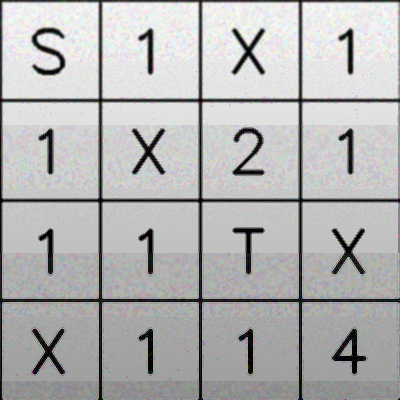
#> input picture assets/dirty_maze.png, 400 x 400 px, found by its file name
$ python read_image2.py
#> lines starting #> are read from the running program, lines starting #| are printed output that depends on the picture; after the words box and inside, x2 and y2 are one past the last pixel; in counts of white or black regions, pixels touching at a corner belong together
#> further down, image is the input picture: shape (400, 400, 3); mean B, G, R 179.4, 179.4, 179.5
### src/utils.py
# Funzione per plot corretto delle immagini
import cv2
import numpy as np
from matplotlib import pyplot as plt
import math

# [8 lines left out: function plotImage, not called in this run]

def show_pipeline(images_with_titles, cols=10):
    """
    Mostra una lista di tuple (immagine, titolo) in una griglia dinamica.
    cols: numero di immagini per riga (10 è perfetto per il tuo labirinto)
    """
    n = len(images_with_titles)
    if n == 0:
        return

    # Calcola il numero di righe necessarie (arrotondamento per eccesso)
    rows = math.ceil(n / cols)

    # Crea la figura dinamicamente. Moltiplichiamo per 2 o 3 pollici a cella
    # per avere una finestra sufficientemente grande.
    fig, axes = plt.subplots(rows, cols, figsize=(cols * 2, rows * 2))

    # Matplotlib restituisce 'axes' in formati diversi a seconda delle dimensioni.
    # .flatten() lo trasforma in un array 1D comodo da iterare.
    if n == 1:
        axes = [axes]
    elif rows > 1 or cols > 1:
        axes = axes.flatten()

    for i, ax in enumerate(axes):
        if i < n:
            img, title = images_with_titles[i]

            # Matplotlib vuole RGB, OpenCV usa BGR. Se l'immagine è a colori, convertiamo.
            # Se è scala di grigi (2 dimensioni), usiamo cmap='gray'
            if len(img.shape) == 2:
                ax.imshow(img, cmap='gray')
            else:
                ax.imshow(cv2.cvtColor(img, cv2.COLOR_BGR2RGB))

            ax.set_title(title, fontsize=8)

        # Nascondiamo le coordinate (numeri sugli assi) per non fare confusione
        ax.axis('off')

    # Compatta il layout per evitare che i titoli si sovrappongano alle foto
    plt.tight_layout()
    plt.show()


def orderPoints(points):
    points = points.reshape((4, 2))
    rect = np.zeros((4,2), dtype="float32")

    sum = np.sum(points, axis=1)
    rect[0] = points[np.argmin(sum)] # Top-left
    rect[2] = points[np.argmax(sum)] # Bottom-Right

    diff = np.diff(points, axis=1)
    rect[1] = points[np.argmin(diff)] # Top-Right
    rect[3] = points[np.argmax(diff)] # Bottom-Left

    return rect

def sort_contours(contours):
    """
    Ordina i contorni (Top-Bottom, poi Left-Right) senza conoscere
    il numero di colonne a priori.
    """
    # 1. Calcoliamo i Bounding Box per tutti
    # box = (x, y, w, h)
    boxes = [cv2.boundingRect(c) for c in contours]

    # 2. Uniamo contorni e box e ordiniamo TUTTO per Y (Alto -> Basso)
    #    Questo ci serve per processarli riga per riga
    zipped = list(zip(contours, boxes))
    zipped.sort(key=lambda b: b[1][1]) # b[1][1] è la coordinata Y

    if not zipped:
        return []

    final_contours = []

    # Inizializziamo la prima riga col primo elemento
    current_row = [zipped[0]]

    # Usiamo l'altezza del primo elemento come riferimento per la tolleranza
    # Se un elemento è più in basso di "mezza cella", è una nuova riga
    first_h = zipped[0][1][3]
    y_threshold = first_h // 2

    # 3. Loop intelligente
    for i in range(1, len(zipped)):
        current_cnt, current_box = zipped[i]
        prev_cnt, prev_box = zipped[i-1]

        current_y = current_box[1]
        prev_y = prev_box[1] # Y dell'elemento precedente nel sorting

        # LOGICA: Se la differenza di altezza tra questo e il precedente è piccola...
        if abs(current_y - prev_y) < y_threshold:
            # ... siamo ancora sulla stessa riga!
            current_row.append((current_cnt, current_box))
        else:
            # ... differenza troppo grande! È iniziata una NUOVA RIGA.

            # A. Chiudiamo la riga vecchia: la ordiniamo per X (Left -> Right)
            current_row.sort(key=lambda b: b[1][0])

            # B. Salviamo i contorni ordinati nella lista finale
            for item in current_row:
                final_contours.append(item[0])

            # C. Ricominciamo una nuova riga col contorno corrente
            current_row = [(current_cnt, current_box)]

    # 4. GESTIONE DELL'ULTIMA RIGA (che rimane fuori dal ciclo)
    current_row.sort(key=lambda b: b[1][0])
    for item in current_row:
        final_contours.append(item[0])

    return final_contours

### src/classifier.py
import numpy as np
import keras
import os

_model_path = 'assets/model.keras'

EMNIST_MAP = {
    0: '1',
    1: '2',
    2: '3',
    3: '4',
    4: 'S',
    5: 'T',
    6: 'X'
}

_model: keras.Model = None

# Carico il modello una sola volta per ottimizzare
def load():
    global _model, _model_path
    if _model is None:
        _model = keras.models.load_model(_model_path)
    return _model


def predict(image: np.ndarray):
    model = load()

    # Preparo l'immagine (reshape per ridimensionarla e converto da 0-255 a 0-1)
    image = image.reshape(1, 28, 28)
    image = image.astype('float32') / 255

    prediction = model.predict(image, verbose=0) # ottengo tutte le predizioni
    best_index = np.argmax(prediction)
    char = EMNIST_MAP.get(best_index, '?')

    return char

### src/read_image2.py
import cv2
import numpy as np
from matplotlib import pyplot as plt
from utils import plotImage, show_pipeline, orderPoints, sort_contours
from classifier import predict # Assumo che la tua funzione si chiami così o "predict"

image_path = "assets/dirty_maze.png"

def getBinaryImage(image):
    """
    FASE 1: PREPARAZIONE GLOBALE
    L'obiettivo qui è solo evidenziare i contorni della griglia per poterli trovare.
    Non ci preoccupiamo ancora del contenuto delle celle.
    """
    # plotImage(image, "Immagine originale")

    # 1. Scala di grigi (essenziale per l'analisi)
    gray_image = cv2.cvtColor(image, cv2.COLOR_BGR2GRAY)
    # plotImage(gray_image, "Scala di grigi")

    # 2. Rimozione rumore (Blur)
    blur = cv2.GaussianBlur(gray_image, (9, 9), 0) # Ho ridotto leggermente il kernel da 19 a 9 per non perdere dettagli angolari
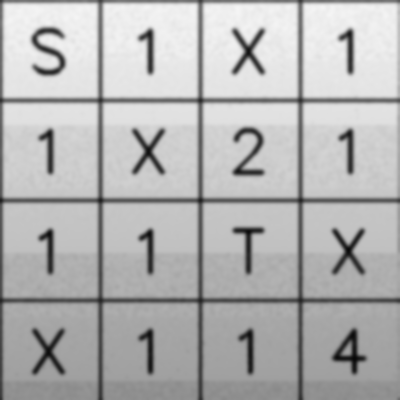
#> blur: shape (400, 400); min 7, max 245, mean 179.6

    # 3. Threshold Adattivo (Ottimo per trovare linee in condizioni di luce variabile)
    # Uso GAUSSIAN_C perché gestisce meglio le ombre rispetto a MEAN_C
    thresh = cv2.adaptiveThreshold(blur, 255, cv2.ADAPTIVE_THRESH_GAUSSIAN_C,
                                   cv2.THRESH_BINARY_INV, blockSize=11, C=2)
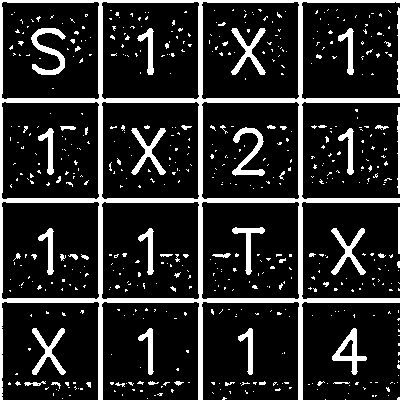
#> thresh: shape (400, 400); 15.2% white; 581 white regions (529 under 20 px), largest, box (x1, y1, x2, y2) and area: (0, 0, 400, 400) 13755, (31, 28, 66, 75) 625, (232, 127, 265, 176) 561
    # plotImage(thresh, "Threshold Adattivo")

    # 4. "Chiusura" dei buchi (Morphology Close)
    # Serve a unire linee spezzate della griglia
    kernel = np.ones((5,5), np.uint8)
    thresh_morph = cv2.morphologyEx(thresh, cv2.MORPH_CLOSE, kernel)
#> thresh_morph: shape (400, 400); 16.1% white; 456 white regions (384 under 20 px), largest, box (x1, y1, x2, y2) and area: (0, 0, 400, 400) 14589, (31, 28, 66, 75) 629, (232, 127, 265, 176) 571

    # 5. Bordo di sicurezza
    # Disegno un rettangolo bianco intorno a tutto per chiudere eventuali griglie aperte ai lati
    h, w = thresh_morph.shape[:2]
#> h = 400; w = 400
    cv2.rectangle(thresh_morph, (0, 0), (w, h), 255, thickness=5)
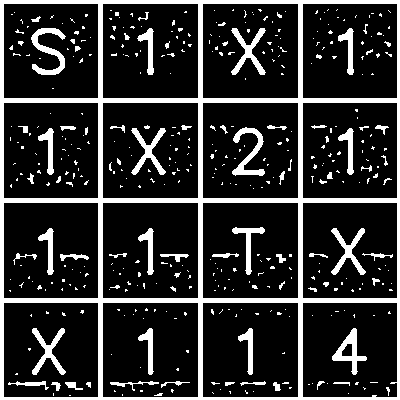
#> thresh_morph: shape (400, 400); 17.5% white; 441 white regions (372 under 20 px)

    return thresh_morph, gray_image


import math
from scipy import ndimage

def preprocess_smart(img_gray):
    """
    Prende una cella grezza, trova il numero, lo ritaglia,
    lo centra in 20x20 e poi in 28x28.
    """
    # 1. Threshold secco (Testo bianco su nero)
    # Usiamo 128 come spartiacque. Se è grigio scuro diventa nero.
    _, thresh = cv2.threshold(img_gray, 128, 255, cv2.THRESH_BINARY_INV | cv2.THRESH_OTSU)

    # 2. Trova il "Bounding Box" del numero (ritaglia il vuoto attorno)
    coords = cv2.findNonZero(thresh)
    if coords is None:
        return thresh # Ritorna nero se non trova nulla
    x, y, w, h = cv2.boundingRect(coords)

    # Ritaglio effettivo del solo numero
    digit = thresh[y:y+h, x:x+w]

    # 3. Ridimensionamento "Safe" nel box 20x20
    # EMNIST vuole il carattere in un box 20x20, centrato in 28x28
    rows, cols = digit.shape

    if rows > cols:
        factor = 20.0 / rows
        rows = 20
        cols = int(round(cols * factor))
    else:
        factor = 20.0 / cols
        cols = 20
        rows = int(round(rows * factor))

    # Resize delicato (INTER_AREA è meglio per rimpicciolire)
    digit = cv2.resize(digit, (cols, rows), interpolation=cv2.INTER_AREA)

    # 4. Creazione tela nera 28x28
    padded = np.zeros((28, 28), dtype=np.uint8)

    # Calcolo coordinate per incollare il numero al centro geometrico
    pad_top = (28 - rows) // 2
    pad_left = (28 - cols) // 2

    padded[pad_top:pad_top+rows, pad_left:pad_left+cols] = digit

    # 5. Centramento tramite BARICENTRO (Center of Mass)
    # Questo è il segreto di MNIST/EMNIST. Spostiamo l'inchiostro al centro gravitazionale.
    cy, cx = ndimage.center_of_mass(padded)
    shiftx = np.round(14.0 - cx).astype(int)
    shifty = np.round(14.0 - cy).astype(int)

    M = np.float32([[1, 0, shiftx], [0, 1, shifty]])
    padded = cv2.warpAffine(padded, M, (28, 28))

    # 6. Ultimo tocco: Ingrassare e Sfocare
    kernel = np.ones((2, 2), np.uint8)
    padded = cv2.dilate(padded, kernel, iterations=1)
    # Un blur leggerissimo ammorbidisce i pixel digitali
    padded = cv2.GaussianBlur(padded, (3, 3), 0)

    return padded


def findBoxes(binaryImage, originalImage, grayImage):
    contours, hierarchy = cv2.findContours(binaryImage, cv2.RETR_TREE, cv2.CHAIN_APPROX_SIMPLE)
#> contours = 458 contours, 400 with area under 20; largest, box (x1, y1, x2, y2) and area: (0, 0, 400, 400) 159201, (202, 202, 299, 299) 9214, (102, 202, 199, 299) 9214, (202, 102, 299, 199) 9214, (102, 102, 199, 199) 9214
    contoursImg = originalImage.copy()

    validContours = []
    croppedImages = [] # Qui salveremo le immagini pronte per l'IA

    # Filtro i contorni per trovare solo i quadrati delle celle
    for cnt in contours:
        area = cv2.contourArea(cnt)
        if(area < 1000 or area > 50000):
            continue

        perimeter = cv2.arcLength(cnt, True)
        epsilon = 0.02 * perimeter
        approx = cv2.approxPolyDP(cnt, epsilon, True)

        if len(approx) == 4:
            validContours.append(approx)
#> this loop made 458 passes
#> (area, perimeter, epsilon) on passes 69, 83, 105: (9023, 377.7, 7.55), (9118, 379.7, 7.59), (9214, 381.7, 7.63)
#> after the loop, validContours = 16 contours; largest, box (x1, y1, x2, y2) and area: (202, 202, 299, 299) 9026, (102, 202, 199, 299) 9026, (202, 102, 299, 199) 9026, (102, 102, 199, 199) 9026, (202, 302, 299, 398) 8931

    # Ordinamento delle celle (alto-sx -> basso-dx)
    if len(validContours) > 0:
        validContours = sort_contours(validContours)
#> in sort_contours, `boxes = [cv2.boundingRect(c) for c in contours]`: boxes = 16 items, first 6: (302, 302, 96, 96), (202, 302, 97, 96), (102, 302, 97, 96), (3, 302, 96, 96), (302, 202, 96, 97), (202, 202, 97, 97)
#> in sort_contours, `zipped = list(zip(contours, boxes))`: zipped = 16 items
#> in sort_contours, `current_row = [zipped[0]]`: current_row = [([[302, 4], [396, 3], [397, 97], [303, 98]], (302, 3, 96, 96))]
#> in sort_contours, `first_h = zipped[0][1][3]`: first_h = 96
#> in sort_contours, `y_threshold = first_h // 2`: y_threshold = 48
#> the loop in sort_contours, `for i in range(1, len(zipped)):` made 15 passes
#> (current_cnt, current_box, prev_cnt, prev_box, current_y, prev_y) on passes 1 to 4: ([[202, 4], [297, 3], [298, 97], [203, 98]], (202, 3, 97, 96), [[302, 4], [396, 3], [397, 97], [303, 98]], (302, 3, 96, 96), 3, 3), ([[102, 4], [197, 3], [198, 97], [103, 98]], (102, 3, 97, 96), [[202, 4], [297, 3], [298, 97], [203, 98]], (202, 3, 97, 96), 3, 3), ([[3, 4], [97, 3], [98, 97], [4, 98]], (3, 3, 96, 96), [[102, 4], [197, 3], [198, 97], [103, 98]], (102, 3, 97, 96), 3, 3), ([[302, 103], [396, 102], [397, 197], [303, 198]], (302, 102, 96, 97), [[3, 4], [97, 3], [98, 97], [4, 98]], (3, 3, 96, 96), 102, 3)
#> after the loop in sort_contours, `for i in range(1, len(zipped)):`: final_contours = 12 contours; largest, box (x1, y1, x2, y2) and area: (102, 102, 199, 199) 9026, (202, 102, 299, 199) 9026, (102, 202, 199, 299) 9026, (202, 202, 299, 299) 9026, (102, 3, 199, 99) 8931
#> the loop in sort_contours, `for item in current_row:` made 4 passes
#> after the loop in sort_contours, `for item in current_row:`: final_contours = 16 contours; largest, box (x1, y1, x2, y2) and area: (102, 102, 199, 199) 9026, (202, 102, 299, 199) 9026, (102, 202, 199, 299) 9026, (202, 202, 299, 299) 9026, (102, 3, 199, 99) 8931
#> validContours has the same summary as final_contours in sort_contours
    else:
        print("Nessuna cella trovata")
        return []

    # Estrazione e Processing di ogni singola cella
    for i, box in enumerate(validContours):
            # ... (parte del drawContours identica) ...

            # PERSPECTIVE TRANSFORM
            rect = orderPoints(box)
            dst_pts = np.array([[0, 0], [28, 0], [28, 28], [0, 28]], dtype="float32")
            M = cv2.getPerspectiveTransform(rect, dst_pts)

            # IMPORTANTE: Warpa l'immagine GRIGIA (grayImage), non quella binaria
            raw_cell = cv2.warpPerspective(grayImage, M, (28, 28))

            # CHIAMA LA NUOVA FUNZIONE
            final_cell = preprocess_smart(raw_cell)

            croppedImages.append(final_cell)
#> this loop made 16 passes
#> (rect, sum in orderPoints, diff in orderPoints, x in preprocess_smart, y in preprocess_smart, w in preprocess_smart, h in preprocess_smart) on passes 1 to 6: ([[3, 4], [97, 3], [98, 97], [4, 98]], [7, 100, 195, 102], [1, -94, -1, 94], 9, 8, 10, 14), ([[102, 4], [197, 3], [198, 97], [103, 98]], [106, 200, 295, 201], [-98, -194, -101, -5], 11, 8, 4, 13), ([[202, 4], [297, 3], [298, 97], [203, 98]], [206, 300, 395, 301], [-198, -294, -201, -105], 9, 8, 10, 13), ([[302, 4], [396, 3], [397, 97], [303, 98]], [306, 399, 494, 401], [-298, -393, -300, -205], 11, 8, 4, 13), ([[3, 103], [97, 102], [98, 197], [4, 198]], [106, 199, 295, 202], [100, 5, 99, 194], 11, 8, 4, 14), ([[102, 103], [197, 102], [198, 197], [103, 198]], [205, 299, 395, 301], [1, -95, -1, 95], 9, 8, 10, 14)
#> pass 1, in preprocess_smart, `_, thresh = cv2.threshold(img_gray, 128, 255, cv2.THRESH_BINARY_INV | ..`:
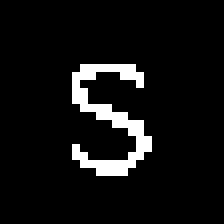
#> thresh: shape (28, 28) (shown 8 times larger); 6.8% white in thin lines or dots, all inside (x1, y1, x2, y2) = (9, 8, 19, 22)
#> pass 1, in preprocess_smart, `padded = cv2.dilate(padded, kernel, iterations=1)`:
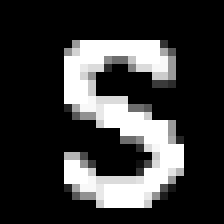
#> padded: shape (28, 28) (shown 8 times larger); min 0, max 255, mean 54.8
#> after the loop:
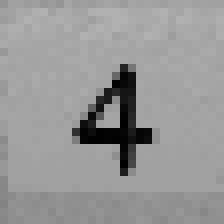
#> raw_cell: shape (28, 28) (shown 8 times larger); min 1, max 177, mean 151.2
#> after the loop, croppedImages = 16 items

    # Visualizzazione per debug
    debug_steps = [(contoursImg, "Griglia Individuata")]
    # Mostriamo le prime 16 celle per vedere se sono "grasse" e leggibili
    for i in range(min(len(croppedImages), 16)):
        debug_steps.append((croppedImages[i], f"Cella {i}"))
#> this loop made 16 passes
#> after the loop, debug_steps = 17 items

    show_pipeline(debug_steps)
#> in show_pipeline, `n = len(images_with_titles)`: n = 17
#> in show_pipeline, `rows = math.ceil(n / cols)`: rows = 2
#> the loop in show_pipeline, `for i, ax in enumerate(axes):` made 20 passes
#> title on passes 1 to 12: 'Griglia Individuata', 'Cella 0', 'Cella 1', 'Cella 2', 'Cella 3', 'Cella 4', 'Cella 5', 'Cella 6', 'Cella 7', 'Cella 8', 'Cella 9', 'Cella 10'
#> in show_pipeline, `plt.show()`:
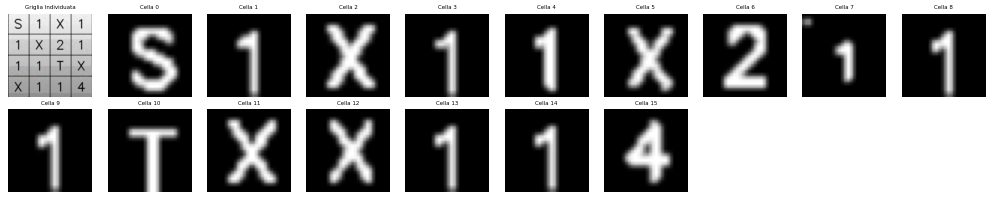
#> figure drawn by matplotlib, 17 panels

    return croppedImages


# --- MAIN ---

image = cv2.imread(image_path)
if image is None:
    print(f"Errore: Impossibile caricare {image_path}")
    exit()

# 1. Trova la griglia
binary_grid_map, gray_full = getBinaryImage(image)

# 2. Estrai e processa le celle
boxes = findBoxes(binary_grid_map, image, gray_full)
#> boxes = 16 items

print(f"Trovate {len(boxes)} celle.")
#| Trovate 16 celle.

# 3. Predizione
labirinto_str = []
print("\n--- RISULTATI PREDITTI ---")
for i, box in enumerate(boxes):
    # La box è già preprocessata (grassa e sfocata), pronta per predict
#> (the run stopped early here; a loop or call above may not have finished)
